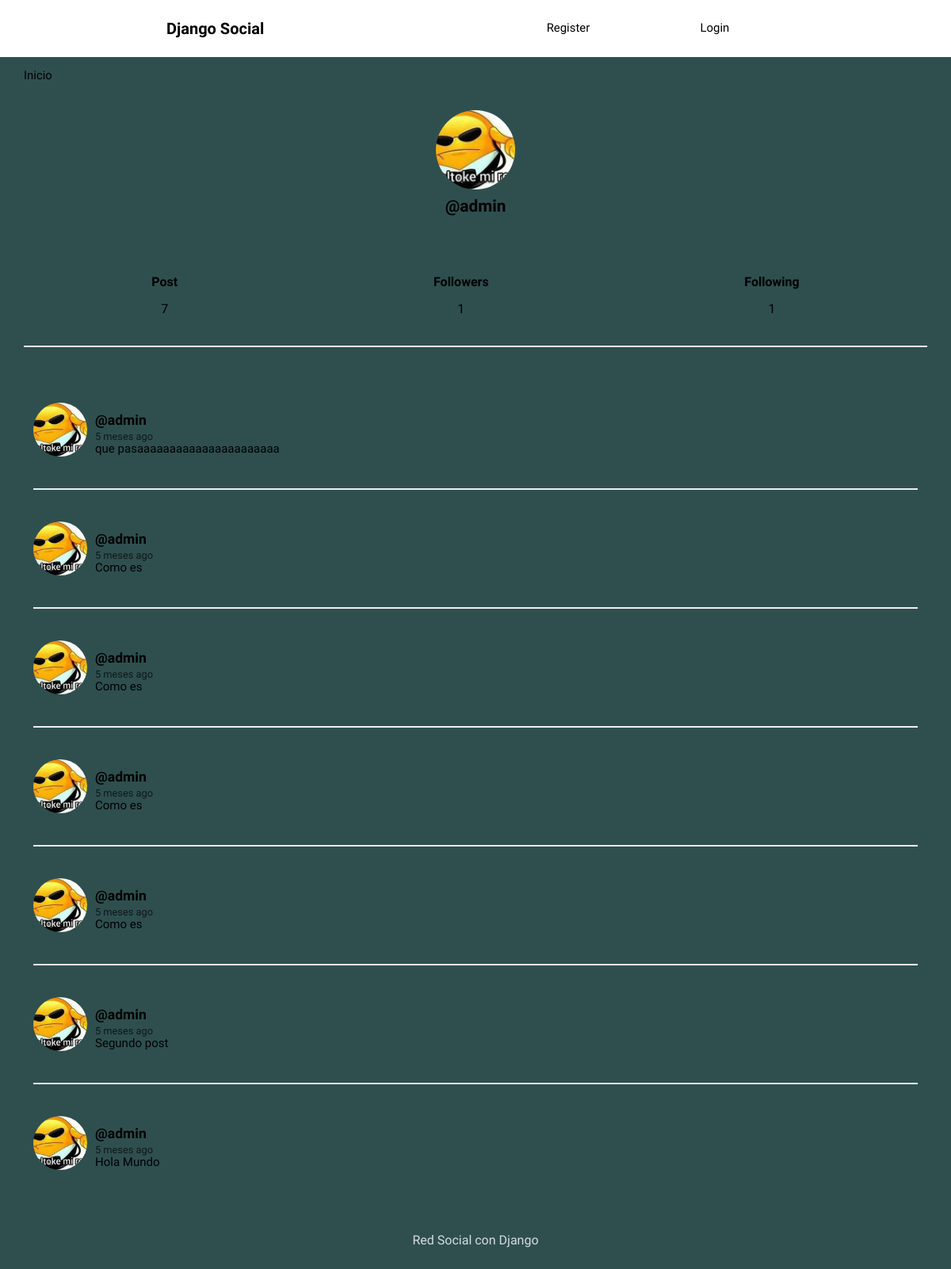
Page /profile/admin/ on the committed database.
### social/models.py (models this page shows, shortened)
class profile(models.Model):
    user=models.OneToOneField(User, on_delete=models.CASCADE)
    image=models.ImageField(default='batman.png')
    def following(self):
        user_ids=Relationship.objects.filter(from_user=self.user).values_list('to_user_id',flat=True)
        return User.objects.filter(id__in=user_ids)
    def followers(self):
        user_ids=Relationship.objects.filter(to_user=self.user).values_list('from_user_id',flat=True)
        return User.objects.filter(id__in=user_ids)

class Post(models.Model):
    user=models.ForeignKey(User, on_delete=models.CASCADE, related_name='posts')
    timestamp=models.DateTimeField(default=timezone.now)
    content=models.TextField(default=" ")
    class Meta:
        ordering  = ['-timestamp']

### social/views.py (the view)
# urls.py: path('profile/',views.profile, name='profile'),
def profile(request, username=None):
    current_user=request.user
    if username and username != current_user.username:
        user=User.objects.get(username=username)
        posts=user.posts.all()
    else:
        posts =current_user.posts.all()
        user=current_user
    return render(request, 'social/profile.html', {'user' :user, 'posts':posts})

### social/templates/social/profile.html (shortened to what this page needs)
{% extends 'social/feed.html' %}
{% block content %}
<div class="profile">
	<img src="{{user.profile.image.url}}">
	<h2>@{{user.username}}</h2>
</div>
<div class="follow">
	<div>
		<h5>Post</h5>
		<p>{{user.posts.count}}</p>
	</div>
	<div>
		<h5>Followers</h5>
		<p>{{ user.profile.followers.count }}</p>
	</div>
	<div>
		<h5>Following</h5>
		<p>{{user.profile.following.count}}</p>
	</div>
</div>
{{block.super}}
{% endblock %}

### social/templates/social/feed.html (shortened to what this page needs)
{% extends 'social/layout.html' %}
{%load humanize%}
{% block content %}
{% for post in posts %}
<article>
    <div class="container-article">
        <img src="{{post.user.profile.image.url}}">
        <div>
            <h2 class="username"><a href="{%url 'profile' post.user.username%}">@{{ post.user.username }}</a></h2>
            <time data-time="#">{{ post.timestamp|naturaltime }}</time>
            <div class="post">{{ post.content }}</div>
        </div>
    </div>
</article>
{% endfor %}
{% endblock %}

### social/static/style.css (style rules this page uses)
body { background: #2F4F4F; font-size: 62.5%; font-family: 'Varela Round', Helvetica, Arial, serif; }
h5 { font-size: 1rem; margin-bottom: 0; }
p { font-size: 1rem; }
img { object-fit: cover; }
a { font-size: .93rem; text-decoration: none; color: black; }
article { width: 93%; margin: auto; padding: 40px 0; border-bottom: 2px solid #ECEEEF; }
.username { margin-bottom: .2rem; }
.username a { font-size: 1.1rem; }
.container-article { display: flex; }
.container-article img { height: 68px; width: 68px; margin-right: 10px; border-radius: 50%; }
article:last-child { border-bottom: 0; }
time { font-size: .8rem; opacity: .7; }
.post { font-size: .94rem; }
.profile { display: flex; align-items: center; flex-direction: column; }
.profile img { height: 100px; width: 100px; margin-right: 10px; border-radius: 50%; margin: 20px; }
.profile h2 { margin-top: -10px; font-size: 1.3rem; }
.follow { display: flex; width: 95%; justify-content: space-around; margin: 30px auto; text-align: center; border-bottom: 2px solid #ECEEEF; padding-bottom: 20px; }

### rows in the picture
Post: user.profile.image (picture), user.username "admin", timestamp "5 meses ago", content "que pasaaaaaaaaaaaaaaaaaaaaaa"
Post: user.profile.image (picture), user.username "admin", timestamp "5 meses ago", content "Como es"
Post: user.profile.image (picture), user.username "admin", timestamp "5 meses ago", content "Como es"
Post: user.profile.image (picture), user.username "admin", timestamp "5 meses ago", content "Como es"
Post: user.profile.image (picture), user.username "admin", timestamp "5 meses ago", content "Como es"
Post: user.profile.image (picture), user.username "admin", timestamp "5 meses ago", content "Segundo post"
Post: user.profile.image (picture), user.username "admin", timestamp "5 meses ago", content "Hola Mundo"

### other values in the picture
{{ user.username }} "admin"
{{ user.posts.count }} "7"
{{ user.profile.followers.count }} "1"
{{ user.profile.following.count }} "1"
